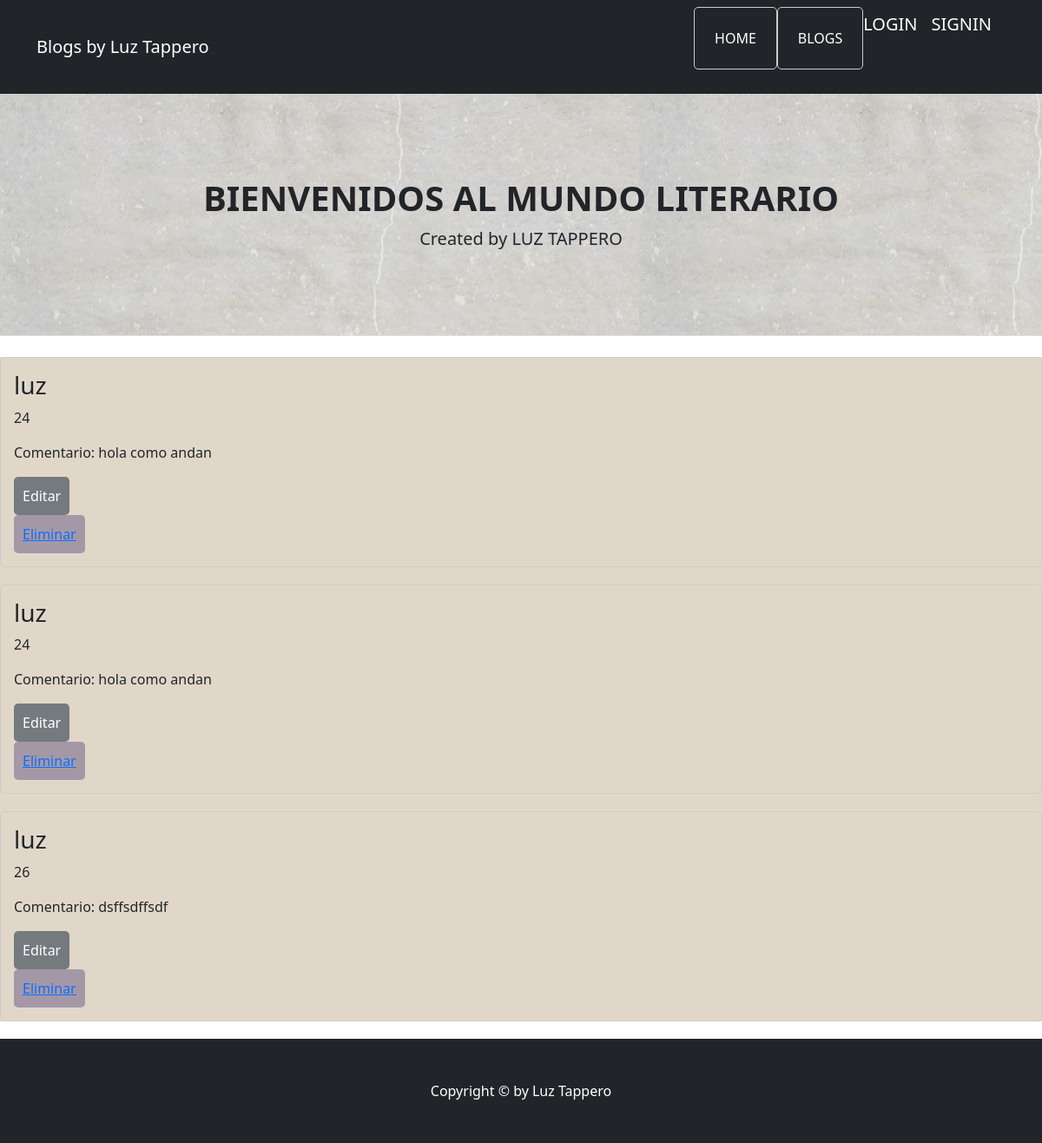
Screenshot of /comentario_list/ with the database file from the repository.
### Blog/models.py (models this page shows, shortened)
class Comentario(models.Model):
    nombre= models.CharField(max_length=255)
    edad= models.IntegerField()
    comentario= models.TextField(max_length=1000)

### Blog/views.py (the view)
class ComentarioList(ListView):
    model= Comentario
    template_name= 'Comentarios/comentario_list.html'
    context_object_name='comentarios'

### Blog/templates/Comentarios/comentario_list.html (shortened to what this page needs)
{% extends 'Blog/blog.html' %}
{% block contenidoQueCambia %}
    <div style="background-color: rgba(216, 203, 186, 0.774);">
        {% if comentarios %}
            <ul>
                {% for comentario in comentarios %}
                    <li>
                        <div class="blog-item">
                            <h3>{{ comentario.nombre }}</h3>
                            <p>{{ comentario.edad }}</p>
                            <p>Comentario: {{ comentario.comentario }}</p>
                            <div class="buttons-container">
                                <form action="{% url 'comentario_update' comentario.id %}" method="POST">
                                    <button type="submit" class="edit-button">Editar</button>
                                </form>
                                <button class="delete-button">
                                    <a href="{% url 'comentario_delete' comentario.id %}">Eliminar</a>
                                </button>
                            </div>
                        </div>
                    </li>
                {% endfor %}
            </ul>
        {% else %}
        <h1>No existen comentarios en la BBDD</h1>
        {% endif %}
    </div>
{% endblock %}

### Blog/templates/Comentarios/comentario_list.html (style rules this page uses)
ul { list-style: none; padding: 0; }
li { margin-bottom: 20px; border: 1px solid #ccc; padding: 15px; border-radius: 5px; }
.blog-item { text-align: left; }
.edit-button, .delete-button { padding: 10px; border: none; border-radius: 5px; cursor: pointer; margin-right: 10px; }
.edit-button { background-color: #757a7e; color: white; }
.delete-button { background-color: #a498a7; color: white; }
.buttons-container { margin-top: 10px; }

### rows the page displays
Comentario: nombre "luz", edad "24", comentario "hola como andan"
Comentario: nombre "luz", edad "24", comentario "hola como andan"
Comentario: nombre "luz", edad "26", comentario "dsffsdffsdf"
